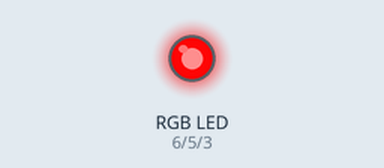
Recording of a sketch running on a simulated Arduino Uno, built with avr-gcc and run on an emulated ATmega328P. Shown: an RGB LED mixed from three pins (HIGH = lit). Dim RGB values are drawn brighter than linear.

Above: at 0.1 s.
At 1.3 s:
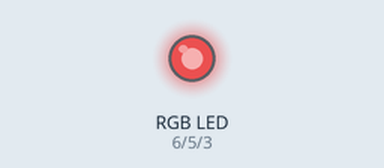
At 2.5 s:
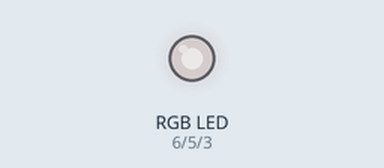
At 3.7 s:
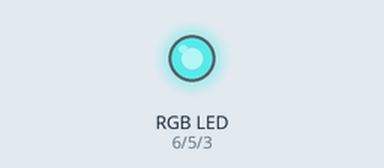
At 5.2 s:
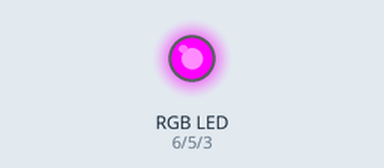
Timing chart, 0 to 6.7 s (numbered marks = the images above):
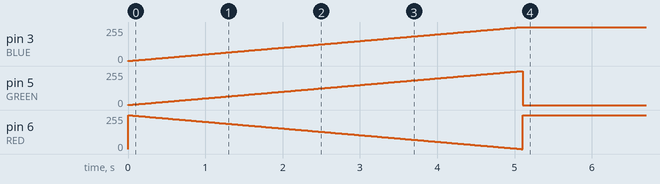

The sketch:

test_multilight.ino
```cpp
void setup() {
  // put your setup code here, to run once:
#define BLUE 3
#define GREEN 5
#define RED 6

pinMode(RED, OUTPUT);
pinMode(GREEN, OUTPUT);
pinMode(BLUE, OUTPUT);
digitalWrite(RED, HIGH);
digitalWrite(GREEN, LOW);
digitalWrite(BLUE, LOW);

int redValue;
int greenValue;
int blueValue;
#define delayTime 20

redValue = 255; // choose a value between 1 and 255 to change the color.
greenValue = 0;
blueValue = 0;

for(int i = 0; i < 255; i += 1) // fades out red bring green full when i=255
{
redValue -= 1;
greenValue += 1;
blueValue += 1;
// The following was reversed, counting in the wrong directions
// analogWrite(RED, 255 - redValue);
// analogWrite(GREEN, 255 - greenValue);
analogWrite(RED, redValue);
analogWrite(GREEN, greenValue);
analogWrite(BLUE, blueValue);
delay(delayTime);
}
analogWrite(RED, 255);
analogWrite(GREEN, 0);
analogWrite(BLUE, 255);
}

void loop() {
  // put your main code here, to run repeatedly:

}
```
